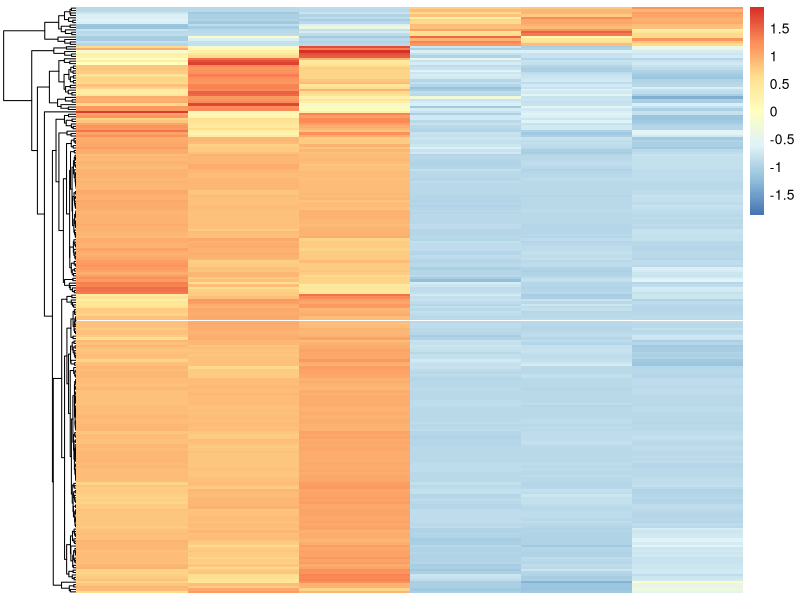

R code for this plot:
library(pheatmap)


mat <- read.table('deg_sl_tar.txt')

pheatmap(mat,cluster_cols=F,scale='row',show_colnames=F,show_rownames=F,border_color='NA')



